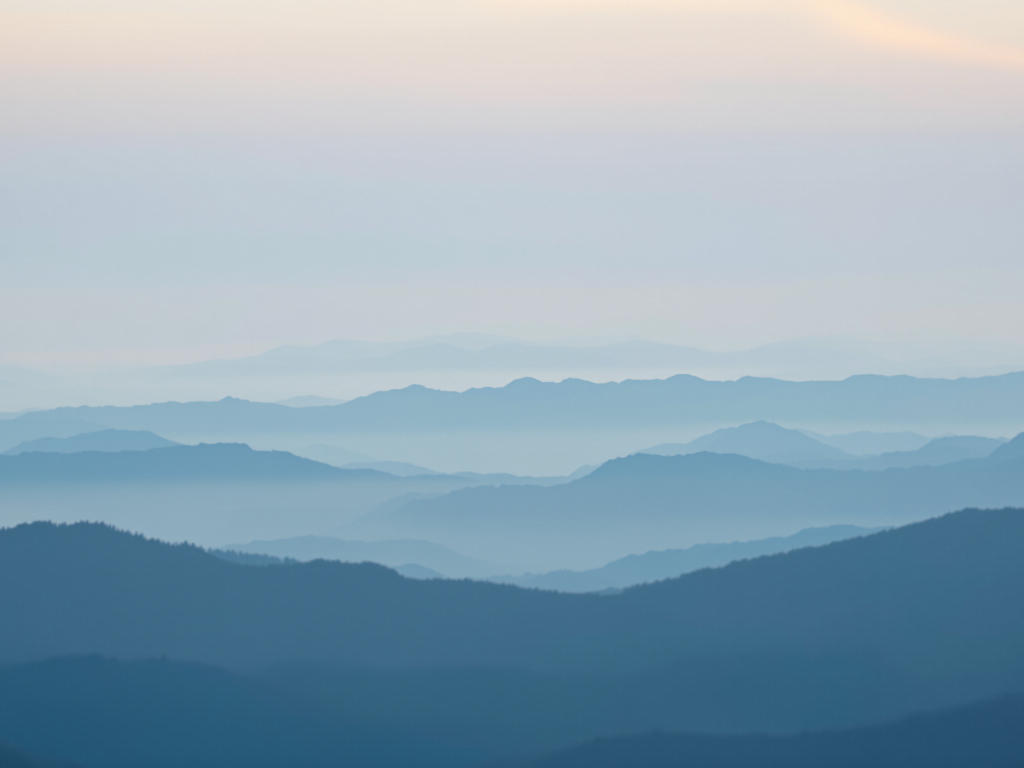
#> input picture data/hintergruende/querencia-berge-4x3.png, 2048 x 1536 px (shown at 1/2 size)
$ python kennzahlen-02.py ../data/hintergruende/querencia-berge-4x3.png
#> lines starting #> are read from the running program, lines starting #| are printed output that depends on the picture
#!/usr/bin/env python3
"""Hintergründe 0.2: Kennzahlen je Datei wie im Wallpaper-Test (`auswerten.py`).

Benötigt nur Pillow. Aufruf: kennzahlen-02.py DATEI … > tabelle.tsv

Spalten (Graustufe L 0–255):
- mitte_l, mitte_kontrast: Mittelwert und Standardabweichung im Ausschnitt
  40 % × 40 % um die Bildmitte
- weiss_mitte, weiss_links: WCAG-Kontrast weißer Schrift gegen das
  90-%-Perzentil der Mitte bzw. der Symbolspalte (8 % der Breite zwischen
  zwei 32-px-Panels, auf die Bildhöhe umgerechnet); Ziel ≥ 4,5
- unruhe: mittlere Differenz zwischen leicht (σ 3) und stark (σ 25)
  weichgezeichneter Mitte (grobe Strukturen ohne Körnung)
- banding: Anteil der Pixel, deren 7×7-Umgebung in allen Kanälen höchstens
  eine Stufe umfasst; Ziel < 5 %
"""
import sys

from PIL import Image, ImageChops, ImageFilter, ImageStat


def lin(v):
    c = v / 255
    return c / 12.92 if c <= 0.04045 else ((c + 0.055) / 1.055) ** 2.4


def weiss_kontrast(stufe):
    return 1.05 / (lin(stufe) + 0.05)


def perzentil(hist, q):
    gesamt = sum(hist)
    acc = 0
    for i, n in enumerate(hist):
        acc += n
        if acc >= q * gesamt:
            return i
    return 255


def bereich(grau, box):
    crop = grau.crop(box)
    st = ImageStat.Stat(crop)
    return st.mean[0], st.stddev[0], perzentil(crop.histogram(), 0.9)


def banding(img):
    rng = []
    for ch in img.split():
        rng.append(ImageChops.subtract(ch.filter(ImageFilter.MaxFilter(7)),
                                       ch.filter(ImageFilter.MinFilter(7))))
    worst = ImageChops.lighter(ImageChops.lighter(rng[0], rng[1]), rng[2])
    h = worst.histogram()
    return 100 * (h[0] + h[1]) / sum(h)


def unruhe(grau, box):
    klein = grau.crop(box)
    klein = klein.resize((klein.width // 2, klein.height // 2), Image.BILINEAR)
    a = klein.filter(ImageFilter.GaussianBlur(3))
    b = klein.filter(ImageFilter.GaussianBlur(25))
    return ImageStat.Stat(ImageChops.difference(a, b)).mean[0]


def messen(pfad):
    img = Image.open(pfad).convert("RGB")
#> img is the input picture: PIL image 2048x1536 RGB; mean R, G, B 146.6, 169.2, 183.3
    w, h = img.size
#> w = 2048; h = 1536
    grau = img.convert("L")
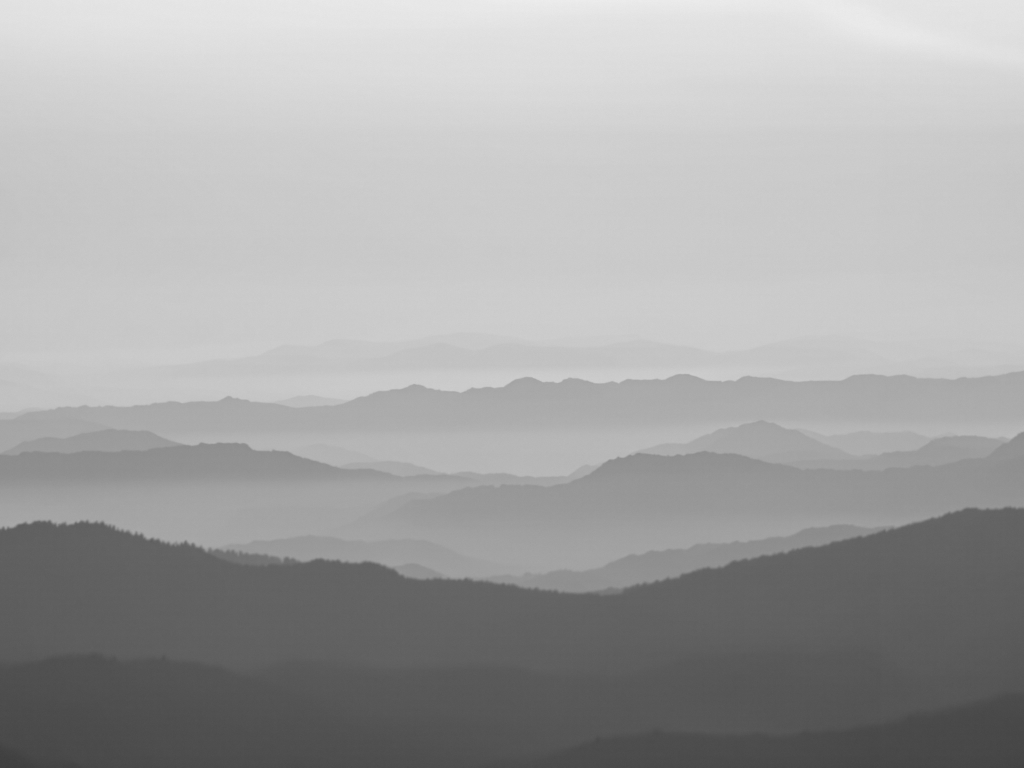
#> grau: PIL image 2048x1536 L (shown at 1/2 size); min 59, max 239, mean 164.1
    cbox = (int(0.3 * w), int(0.3 * h), int(0.7 * w), int(0.7 * h))
#> cbox = (614, 460, 1433, 1075)
    panel = int(h * 32 / 1080)
#> panel = 45
    lbox = (0, panel, int(0.08 * w), h - panel)
#> lbox = (0, 45, 163, 1491)
    m_mittel, m_kontrast, m_p90 = bereich(grau, cbox)
#> in bereich, `crop = grau.crop(box)`:
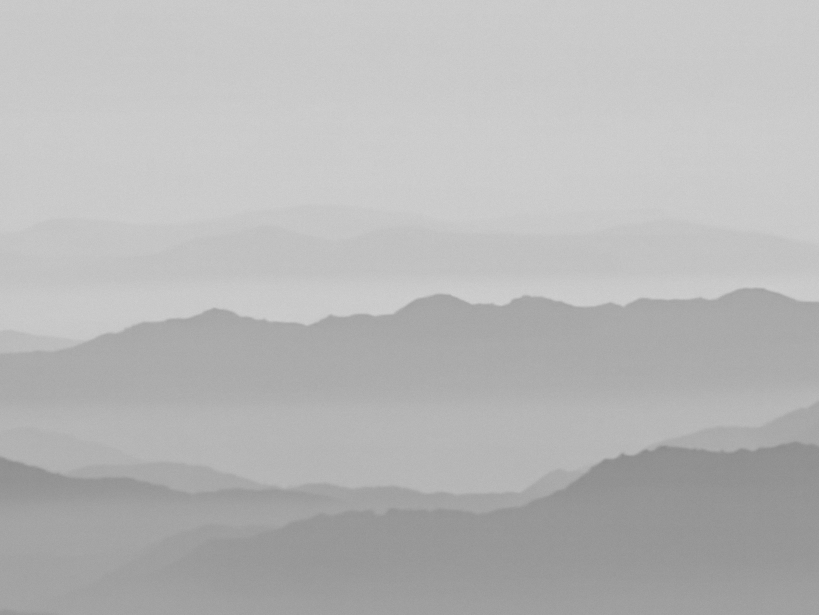
#> crop: PIL image 819x615 L; min 138, max 208, mean 183.5
#> in perzentil, `gesamt = sum(hist)`: gesamt = 503685
#> after the loop in perzentil, `for i, n in enumerate(hist):`: acc = 461066
#> m_mittel = 183.5; m_kontrast = 19.33; m_p90 = 203
    _, _, l_p90 = bereich(grau, lbox)
#> call 2 of bereich, with box = (0, 45, 163, 1491)
#> in bereich (call 2), `crop = grau.crop(box)`:
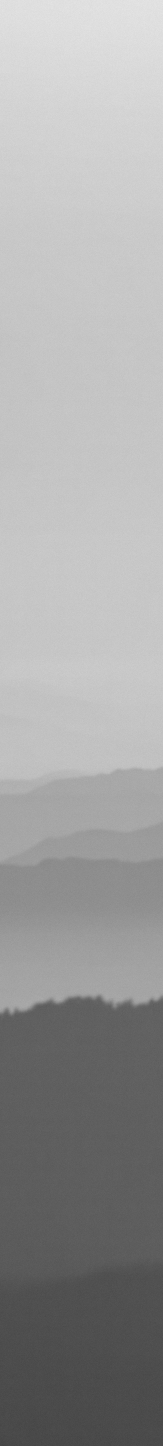
#> crop: PIL image 163x1446 L; min 67, max 228, mean 159.5
#> l_p90 = 208
    return (f"{w}x{h}", m_mittel, m_kontrast, weiss_kontrast(m_p90), weiss_kontrast(l_p90),
            unruhe(grau, cbox), banding(img))
#> in lin, `c = v / 255`: c = 0.796
#> in banding, `rng = []`: rng = []
#> the loop in banding, `for ch in img.split():` made 3 passes
#> after the loop in banding, `for ch in img.split():`: rng = 3 items
#> in banding, `worst = ImageChops.lighter(ImageChops.lighter(rng[0], rng[1]), rng[2])`:
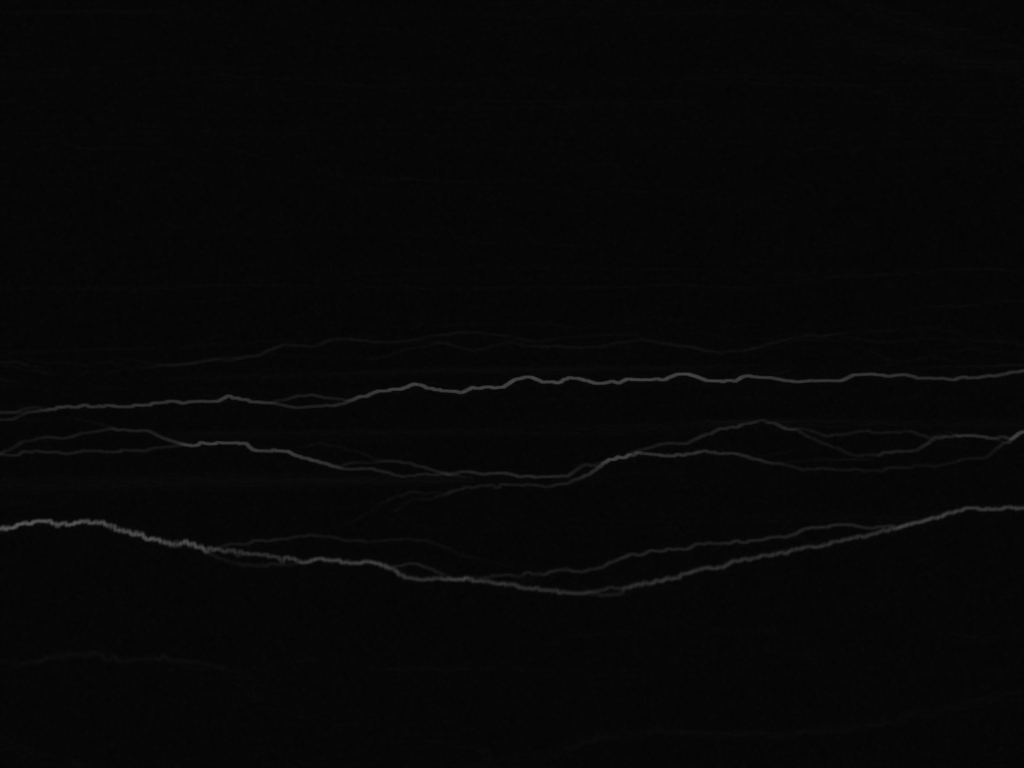
#> worst: PIL image 2048x1536 L (shown at 1/2 size); min 3, max 89, mean 6.8
#> in banding, `h = worst.histogram()`: h = 256 values, max 1343774 at index 6, min 0 at index 0, mean 12288


def main():
    print("datei\tgroesse\tmitte_l\tmitte_kontrast\tweiss_mitte\tweiss_links\tunruhe\tbanding")
    for pfad in sys.argv[1:]:
        g, ml, mk, wm, wl, u, b = messen(pfad)
#> g = '2048x1536'; ml = 183.5; mk = 19.33; wm = 1.62; wl = 1.54; u = 3.92; b = 0
        name = pfad.rsplit("/", 1)[-1]
        print(f"{name}\t{g}\t{ml:.0f}\t{mk:.0f}\t{wm:.1f}\t{wl:.1f}\t{u:.1f}\t{b:.1f}")
#| querencia-berge-4x3.png	2048x1536	183	19	1.6	1.5	3.9	0.0
    return 0


if __name__ == "__main__":
    sys.exit(main())
#> (the program exits here)
